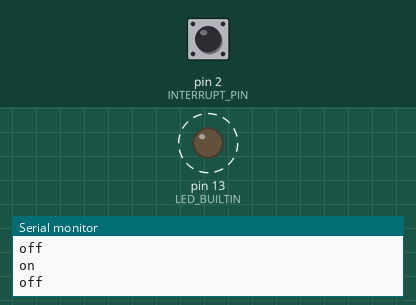
Simulated run of this sketch. Board: Arduino Uno, built with avr-gcc and run on an emulated ATmega328P. On the bench: output pins drawn as LEDs (lit = HIGH), the last lines printed to the serial monitor. Dashed ring = blinking. Inputs (shaded band) come from the test bench; at power-on: pin 2 (INTERRUPT_PIN) HIGH. Sleep ends after the set time or at an interrupt.

Above: at 1.25 s.
1.3 s: pin 2 (INTERRUPT_PIN) pulled LOW for 3.2 s
At 1.55 s:
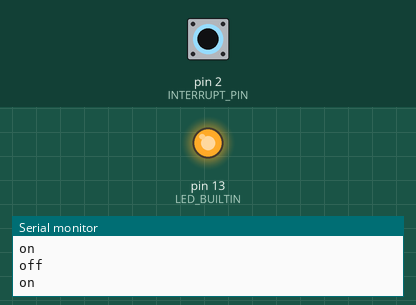
At 7.7 s:
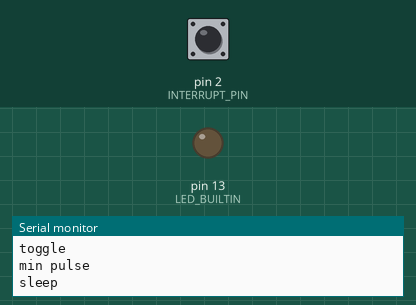
Timing chart, 0 to 9.2 s (numbered marks = the images above; inputs shaded):
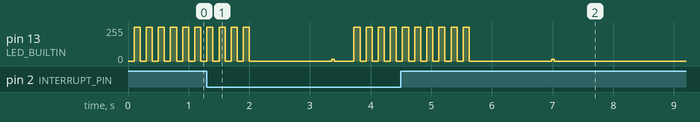

The sketch:

joulescope_arduino_target.ino
```cpp
/*
   Joulescope low-power demonstration Arduino Pro Mini target.
   (c) 2018 Jetperch LLC
   This code is released into the public domain code.
   Only AVR nano-power devices will be under 1 uA sleep current.
*/

#include <avr/sleep.h>
#define INTERRUPT_PIN (2)  // pin 2 connects to interrupt 0
#define BLINK_COUNT (10)
#define BLINK_ON_DURATION_MS   (100) // milliseconds
#define BLINK_OFF_DURATION_MS  (100) // milliseconds
#define TEST_WAIT_DURATION_MS  (100) // milliseconds
#define PULSE_WAIT_DURATION_MS (100) // milliseconds

void setup() {
  Serial.begin(115200);
  // initialize digital pin LED_BUILTIN as an output.
  pinMode(LED_BUILTIN, OUTPUT);

  // Pin 2 connects to interrupt 0.
  pinMode(INTERRUPT_PIN, INPUT_PULLUP);

  // disable ADC
  ADCSRA &= ~(1 << ADEN);
}

void sleep_enter() {
  attachInterrupt(0, wake_up, LOW);
  sleep_enable();
  cli();
  set_sleep_mode(SLEEP_MODE_PWR_DOWN);
  sleep_bod_disable();
  sei();
  sleep_cpu();
  sleep_disable();
  sei();
  detachInterrupt(0);
}

void wake_up() {
  // wakeup pin triggered!
}

void loop() {
  delay(TEST_WAIT_DURATION_MS);
  Serial.println("blink");
  for (int i = 0; i < BLINK_COUNT; ++i) {
    Serial.println("on");
    digitalWrite(LED_BUILTIN, HIGH);
    delay(BLINK_ON_DURATION_MS);
    Serial.println("off");
    digitalWrite(LED_BUILTIN, LOW);
    delay(BLINK_OFF_DURATION_MS);
  }

  delay(TEST_WAIT_DURATION_MS);
  Serial.println("pulse");
  for (int i = 10; i > 0; --i) {
    int width = 1 << i;
    for (int j = 0; j < width; ++j) {
      digitalWrite(LED_BUILTIN, HIGH);
    }
    digitalWrite(LED_BUILTIN, LOW);
    delay(PULSE_WAIT_DURATION_MS);
  }

  delay(TEST_WAIT_DURATION_MS);
  Serial.println("toggle");
  for (int i = 10; i > 0; --i) {
    int width = 1 << i;
    for (int j = 0; j < width; ++j) {
      digitalWrite(LED_BUILTIN, HIGH);
    }
    for (int j = 0; j <= width; ++j) {
      digitalWrite(LED_BUILTIN, LOW);
    }
  }


  delay(TEST_WAIT_DURATION_MS);
  Serial.println("min pulse");
  digitalWrite(LED_BUILTIN, HIGH);
  digitalWrite(LED_BUILTIN, LOW);
  delay(TEST_WAIT_DURATION_MS);

  Serial.println("sleep");
  delay(TEST_WAIT_DURATION_MS);
  sleep_enter();
}
```
